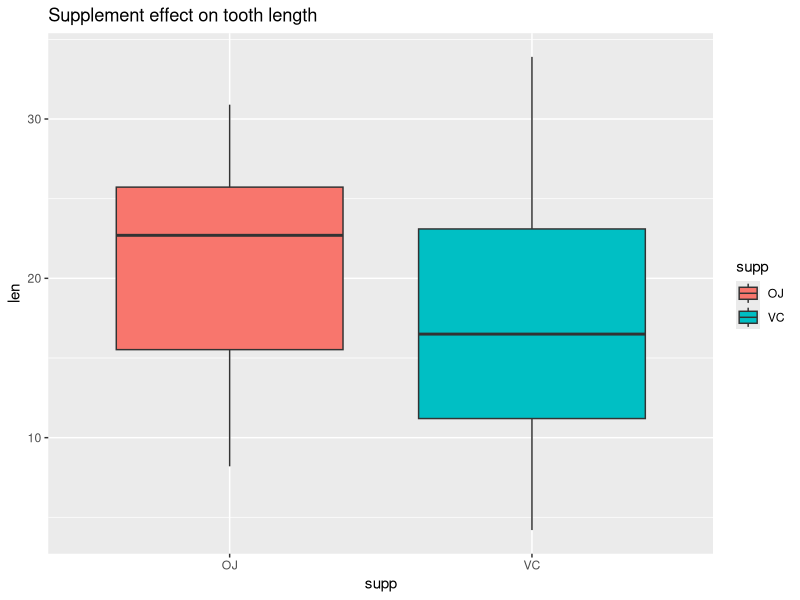
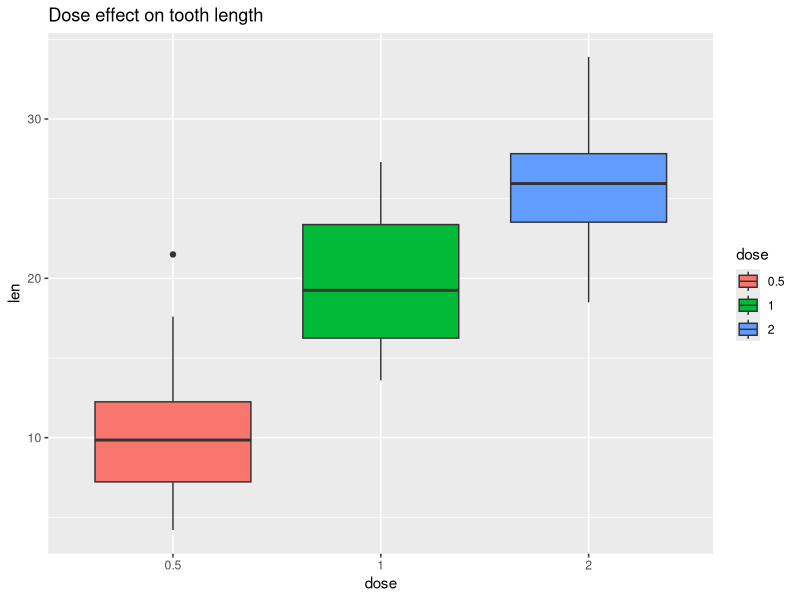
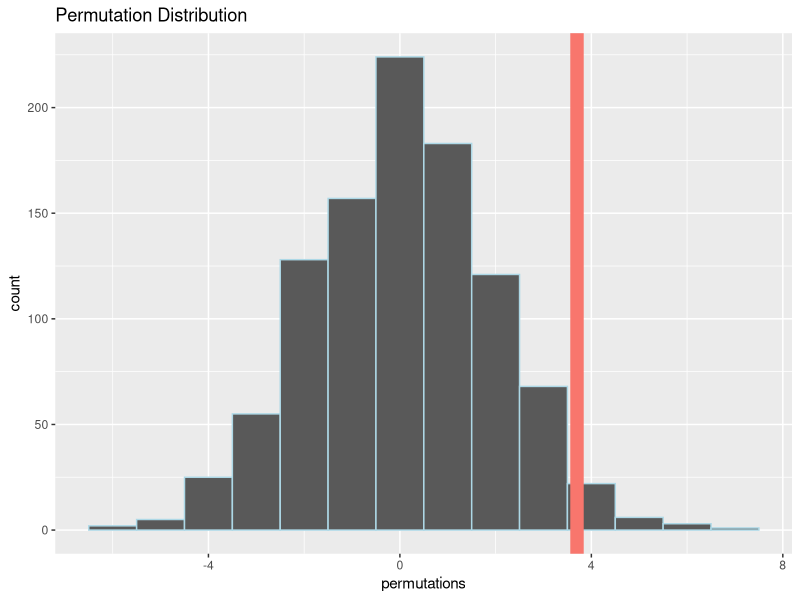

The R script that drew these images, in order:
## ---- chunk 1
knitr::opts_chunk$set(echo = TRUE)
library(tidyverse)
library(ggpubr)
## ---- chunk 2
#PART 2
tooth <- ToothGrowth

## ---- chunk 3

g <- ggplot(tooth, aes(x = supp, y = len, fill = supp))
g +geom_boxplot()+labs(title = "Supplement effect on tooth length")
tooth$dose <- as.factor(tooth$dose)
h <- ggplot(tooth, aes(x = dose, y = len, fill = dose))
h +geom_boxplot()+labs(title = "Dose effect on tooth length")

## ---- chunk 4
group <- as.character(tooth$supp)
testStat <- function(w, g) mean (w[g=="OJ"]) - mean (w[g =="VC"])
observedStat <- testStat(tooth$len, group)
observedStat

## ---- chunk 5
permutations <- sapply(1:1000, function(i) testStat (tooth$len, sample(group)))
mean(permutations > observedStat)
## ---- chunk 6

ggplot()+aes(permutations)+geom_histogram(binwidth=1, color="lightblue")+
        geom_vline(aes(xintercept=3.7, color="red", size =0.05), show.legend = FALSE)+
        labs(title = "Permutation Distribution")
## ---- chunk 7

g1 <- tooth$len[1:30]; g2 <- tooth$len[31:60]
difference <-  g2 - g1
t.test(difference, paired = FALSE)

## ---- chunk 8

h1oj <- tooth %>% 
      filter(supp == "OJ") %>% 
      arrange(dose) %>% 
      slice(1:10) %>% 
      select(len)
h2oj <- tooth %>% 
  filter(supp == "OJ") %>% 
  arrange(dose) %>% 
  slice(11:20) %>%
  select(len)
h3oj <- tooth %>%
  filter(supp == "OJ") %>% 
  arrange(dose) %>% 
  slice(21:30) %>% 
  select(len)
difference2oj <- h3oj-h2oj
t.test(difference2oj, paired = FALSE)
difference3oj <- h2oj-h1oj
t.test(difference3oj, paired = FALSE)
## ---- chunk 9
h1vc <- tooth %>% 
  filter(supp == "VC") %>% 
  arrange(dose) %>% 
  slice(1:10) %>% 
  select(len)
h2vc <- tooth %>% 
  filter(supp == "VC") %>% 
  arrange(dose) %>% 
  slice(11:20) %>%
  select(len)
h3vc <- tooth %>% 
  filter(supp == "VC") %>% 
  arrange(dose) %>% 
  slice(21:30) %>% 
  select(len)
difference2vc <- h3vc-h2vc
t.test(difference2vc, paired = FALSE)
difference3vc <- h2vc-h1vc
t.test(difference3vc, paired = FALSE)
